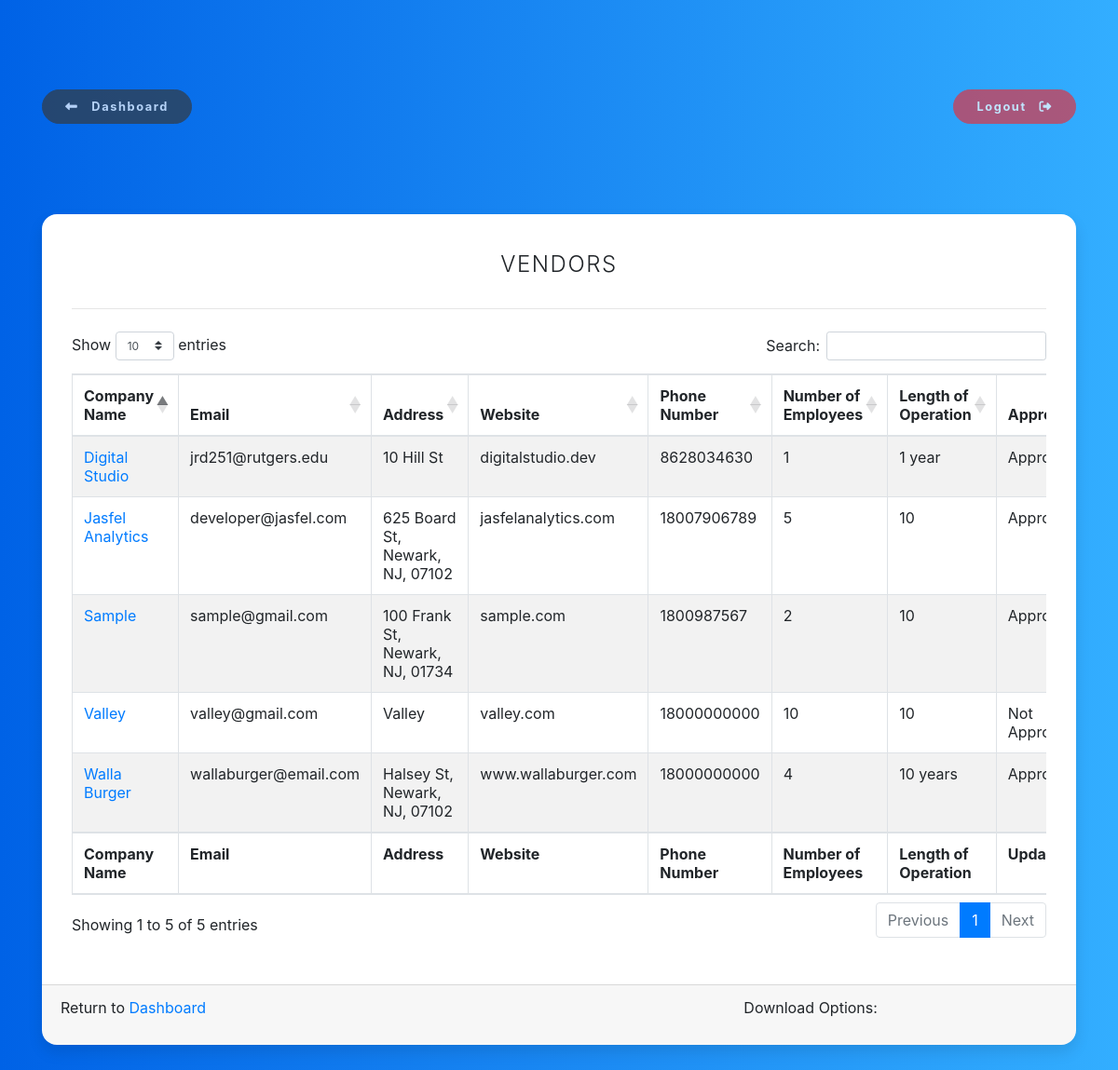
Page /advanced/ on the earlier database version.
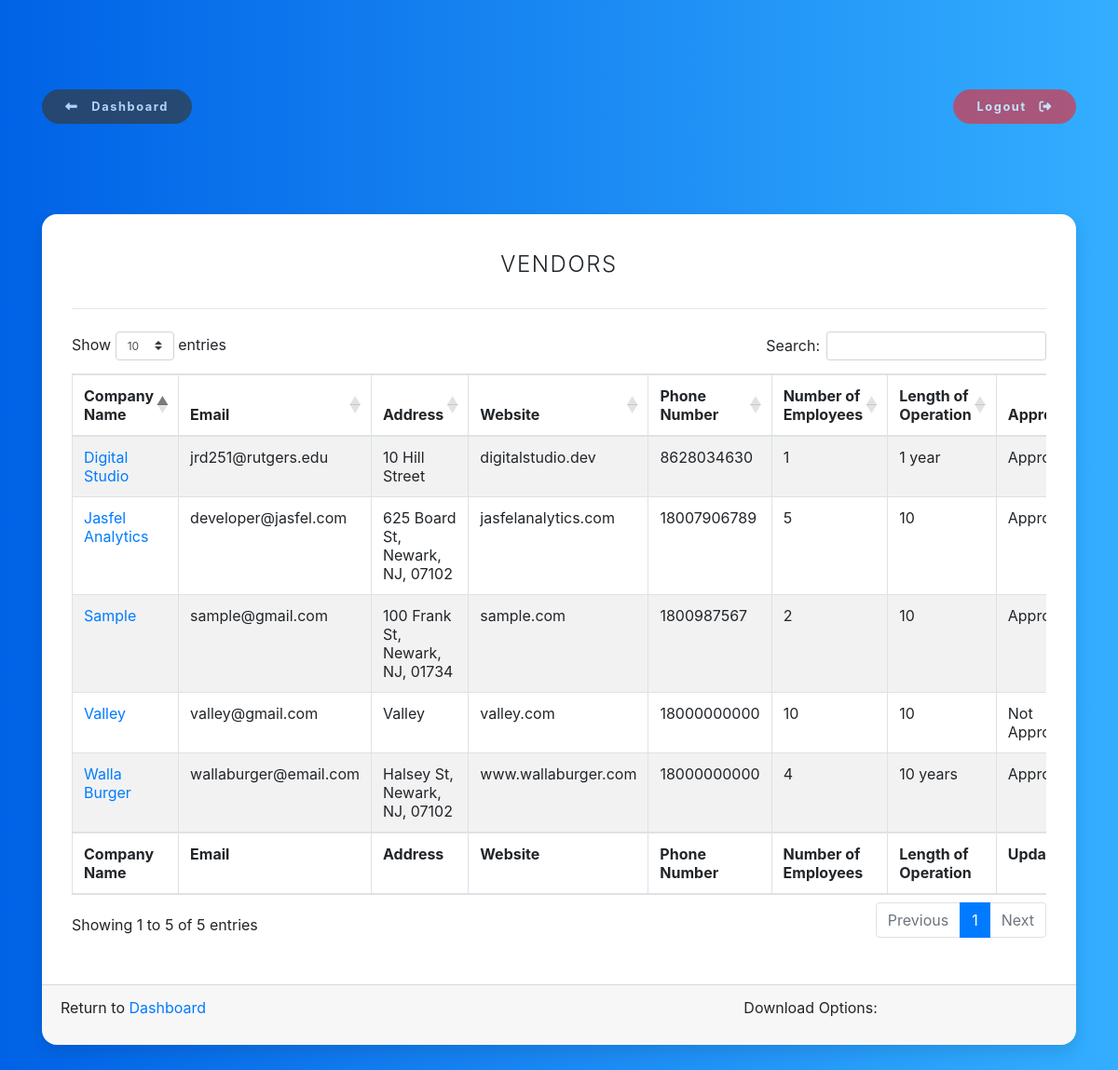
Same page on the later database version.
### users/models.py (models this page shows, shortened)
class User(AbstractBaseUser):
    email = models.EmailField(verbose_name="Email", max_length=60, unique=True)
    date_joined = models.DateTimeField(verbose_name="Date Joined", auto_now_add=True)
    last_login = models.DateTimeField(verbose_name="Last Login", auto_now_add=True)
    is_admin = models.BooleanField(default=False)
    is_active = models.BooleanField(default=True)
    is_staff = models.BooleanField(default=False)
    is_superuser = models.BooleanField(default=False)
    company_name = models.CharField(max_length=100, unique=False, verbose_name="Name of Business")
    legal_name = models.CharField(max_length=100, unique=False, verbose_name="Legal Name")
    address = models.CharField(max_length=100, unique=False, verbose_name="Address")
    business_type = models.CharField(max_length=100, unique=False, verbose_name="Type of Business")
    contact_name = models.CharField(max_length=100, unique=False, verbose_name="Contact Name")
    phone_number = models.CharField(max_length=12, blank=False, verbose_name="Contact Phone Number", help_text="Ex: 800-786-8765")
    website = models.CharField(max_length=30, unique=False, verbose_name="Website", help_text="Ex: www.example.com")
    bank_name = models.CharField(max_length=100, unique=False, verbose_name="Bank Name", default="", blank=True)
    branch_location = models.CharField(max_length=100, unique=False, verbose_name="Branch Location", default="", blank=True)
    aba_number = models.CharField(max_length=100, unique=False, verbose_name="ABA Number", default="", blank=True)
    account_number = models.CharField(max_length=100, unique=False, verbose_name="Account Number", default="", blank=True)
    banner = models.CharField(max_length=1000, choices=BANNER_CHOICES, verbose_name="Options")
    business_structure = models.CharField(max_length=1000, choices=BUSINESS_STRUCTURE_CHOICES, verbose_name="Business Structure")
    length_of_operation = models.CharField(max_length=100, unique=False, verbose_name="Length of Operation", help_text="Ex: 10 months")
    number_of_employees = models.CharField(max_length=100, unique=False, verbose_name="Number of Employees", help_text="Ex: 12 employees")
    location_type = MultiSelectField(choices=LOCATION_TYPE, unique=False, verbose_name="Does your business have a physical location? (Check all that apply)")
    speical_business = MultiSelectField(choices=SPECIAL_BUSINESS, unique=False, verbose_name="Is your business: (Check all that apply)")
    tax_credits = models.CharField(max_length=1000, choices=TAX_CREDIT_OPTIONS, verbose_name="Tax Credits")
    rate = models.CharField(choices=TAX_CREDITS_RATES, max_length=50, verbose_name="Percentage", default='', null=False)
    terms_conditions = models.CharField(choices=TERMS_CONDITIONS, blank=False, verbose_name="Terms & Coniditons", default='Agree', max_length=8)
    approved = models.CharField(choices=APPROVED_OPTIONS, default="NO", verbose_name="Application Approved", max_length=3)
    USERNAME_FIELD = 'email'
    REQUIRED_FIELDS = [
        'company_name','legal_name', 'address', 'business_type', 'contact_name', 'phone_number', 'website',
        'banner',
        'business_structure', 'length_of_operation', 'number_of_employees', 'location_type', 'speical_business',
        'terms_conditions'
    ]
    objects = Manager()

### users/views.py (the view)
# urls.py: path('advanced/', user_views.UserView.as_view(), name='advanced'),
class UserView(ListView):
    model = User
    paginate_by = 10
    template_name = "users/advanced.html"

### users/templates/users/advanced.html (shortened to what this page needs)
{% extends "users/base.html" %}
{% load crispy_forms_tags %}
{% block content %}
<section class="pricing py-5">
    <div class="container">
        {% include "users/back_logout.html" %}
        {% include "users/messages.html" %}
        <div class="row py-5">
            <div class="col-lg-12">
                <div class="card card-signin mb-5 mb-lg-0">
                    <div class="card-body">
                    <h5 class="card-title text-uppercase text-center">Vendors</h5>
                    <hr>
                    <table id="trans" class="table-bordered table table-condensed table-hover table-striped" style="width:100%">
                        <thead>
                            <tr>
                                <th>Company Name</th>
                                <th>Email</th>
                                <th>Address</th>
                                <th>Website</th>
                                <th>Phone Number</th>
                                <th>Number of Employees</th>
                                <th>Length of Operation</th>
                                <th>Approved</th>
                            </tr>
                        </thead>
                        <tbody>
                            {% for item in object_list %}
                            <tr>
                                <td><a href="{% url 'user-detail' item.pk %}">{{ item.company_name }}</a></td>
                                <td>{{ item.email }}</td>
                                <td>{{ item.address }}</td>
                                <td>{{ item.website }}</td>
                                <td>{{ item.phone_number }}</td>
                                <td>{{ item.number_of_employees }}</td>
                                <td>{{ item.length_of_operation }}</td>
                                <td>
                                    {% if item.approved == "YES" %}
                                        Approved&nbsp;&nbsp;&nbsp;&nbsp;
                                    {% endif %}
                                    {% if item.approved == "NO" %}
                                        Not Approved&nbsp;&nbsp;&nbsp;&nbsp;
                                    {% endif %}
                                </td>
                            </tr>
                            {% endfor %}
                        </tbody>
                        <tfoot>
                            <tr>
                                <th>Company Name</th>
                                <th>Email</th>
                                <th>Address</th>
                                <th>Website</th>
                                <th>Phone Number</th>
                                <th>Number of Employees</th>
                                <th>Length of Operation</th>
                                <th>Update</th>
                            </tr>
                        </tfoot>
                    </table>
                    </div>
                    <div class="card-footer">
                    <div class="row">
                        <div class="col-8">
                        <p>Return to <a href="{% url 'dashboard' %}">Dashboard</a></p>
                        </div>
                        <div class="col-4">
                        <div class="align-items-center d-flex" id="menu">Download Options: &nbsp;&nbsp;&nbsp;&nbsp;&nbsp;</div>
                        </div>
                    </div>
                    </div>
                </div>
            </div>
        </div>
    </div>
</section>
{% endblock content %}

Differences in the rows shown:
changed User "Digital Studio": address "10 Hill St" → "10 Hill Street"
